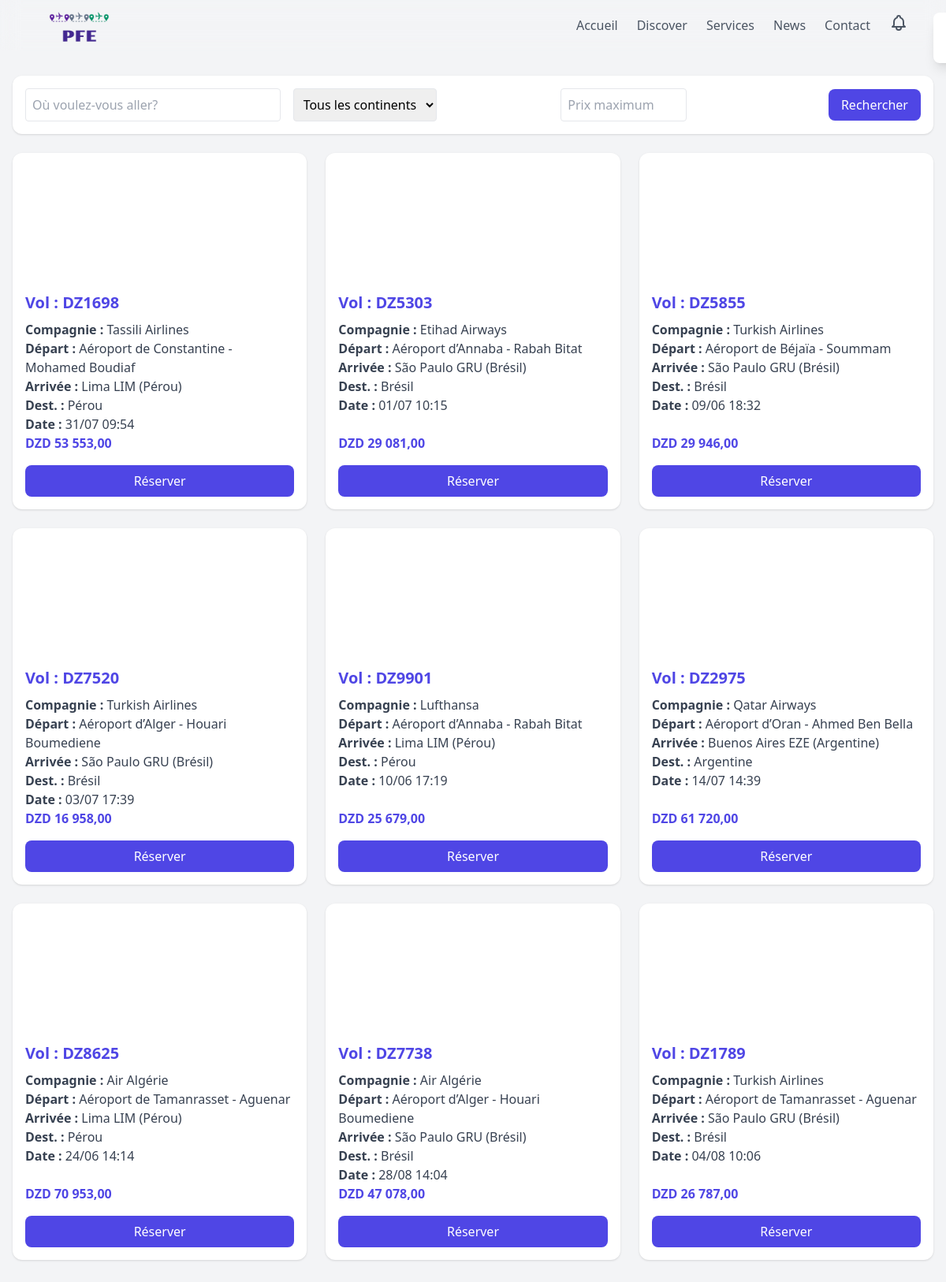
The app's page /pages/destinations.php?continent=Amérique du Sud (signed in) with its own data.
### tables this page shows
CREATE TABLE IF NOT EXISTS `vol` (
  `id` int UNSIGNED NOT NULL AUTO_INCREMENT,
  `numero_vol` varchar(20) NOT NULL,
  `compagnie_aerienne` varchar(60) DEFAULT NULL,
  `aeroport_depart` varchar(80) DEFAULT NULL,
  `aeroport_arrivee` varchar(80) DEFAULT NULL,
  `destination` varchar(255) DEFAULT NULL,
  `continent` varchar(100) DEFAULT NULL,
  `date_depart` datetime NOT NULL,
  `date_arrivee` datetime NOT NULL,
  `type_vol` varchar(40) DEFAULT NULL,
  `prix` decimal(10,2) NOT NULL DEFAULT '0.00',
  `places_disponibles` int UNSIGNED NOT NULL DEFAULT '0',
  PRIMARY KEY (`id`),
  UNIQUE KEY `numero_vol` (`numero_vol`)
);

### pages/destinations.php (the view, shortened to what this page needs)
<?php
$db   = new Database('localhost', 'root', '', 'pfe');
$conn = $db->getConnection();
$searchQuery = trim($_GET['search'] ?? '');
$continent   = $_GET['continent'] ?? '';
$maxPrice    = $_GET['max_price'] ?? '';
$sql    = "SELECT * FROM vol WHERE 1";
$params = [];
if ($continent) {
    $sql      .= " AND LOWER(continent) = LOWER(?)";
    $params[] = $continent;
}
$stmt = $conn->prepare($sql);
if ($params) {
    $types = str_repeat('s', count($params));
    $stmt->bind_param($types, ...$params);
}
$stmt->execute();
$results = $stmt->get_result()->fetch_all(MYSQLI_ASSOC);
?>
<!DOCTYPE html>
<html lang="fr">
<head>
  <script src="https://cdn.tailwindcss.com"></script>
</head>
<body class="bg-gray-100 min-h-screen">
  <nav class="fixed top-0 left-0 right-0 bg-transparent backdrop-blur-md z-50 px-6 md:px-12 py-2">
      <div class="max-w-7xl mx-auto flex justify-between items-center">
          <div class="flex items-center">
              <img src="../images/LOGO.png" alt="PFE Logo" class="h-16 md:h-20 -my-4">
          </div>
          <div class="hidden md:flex space-x-6 items-center">
        <a href="welcome.php" class="text-gray-600 hover:text-gray-800">Accueil</a>
              <a href="Discover.php" class="text-gray-600 hover:text-gray-800">Discover</a>
              <a href="#" class="text-gray-600 hover:text-gray-800">Services</a>
              <a href="#" class="text-gray-600 hover:text-gray-800">News</a>
              <a href="#" class="text-gray-600 hover:text-gray-800">Contact</a>
              <div class="relative">
                  <button id="notificationBell" class="text-gray-600 hover:text-gray-800 focus:outline-none">
                  </button>
              </div>
          </div>
      </div>
  </nav>
  <main class="mt-20 max-w-7xl mx-auto p-4">
    <div class="mb-6 bg-white p-4 rounded-xl shadow flex flex-col md:flex-row gap-4 items-center">
        <form action="destinations.php" method="GET" class="w-full flex flex-wrap gap-4 items-center" onsubmit="return validateForm()">
            <div class="flex-1 flex items-center gap-2 relative">
                <input type="text"
                       id="search"
                       name="search"
                       class="border rounded p-2 flex-1"
                       placeholder="Où voulez-vous aller?"
                       value="<?= htmlspecialchars($searchQuery ?? '') ?>"
                       autocomplete="off"
                       oninput="fetchSuggestions(this.value)">
            </div>
            <div class="flex-1 flex items-center gap-2">
                <select name="continent" class="border rounded p-2 cursor-pointer">
        <option value="">Tous les continents</option>
      </select>
            </div>
            <div class="flex-1 flex items-center gap-2">
                <input type="number"
                       name="max_price"
                       class="border rounded p-2 w-40"
                       placeholder="Prix maximum"
                       value="<?= htmlspecialchars($maxPrice ?? '') ?>">
            </div>
            <button type="submit" class="bg-indigo-600 text-white py-2 px-4 rounded-lg hover:bg-indigo-700 transition">
                Rechercher
            </button>
        </form>
    </div>
    <?php if (empty($results)): ?>
      <p class="text-center text-gray-500">Aucun vol trouvé.</p>
    <?php else: ?>
      <div class="grid grid-cols-1 md:grid-cols-2 lg:grid-cols-3 gap-6">
        <?php foreach ($results as $vol):
          $dest = ucfirst(strtolower($vol['destination']));
          if ($dest === 'États-unis' || $dest === 'États-Unis') {
            echo "";
            if (stripos($vol['aeroport_arrivee'], 'New York JFK') !== false) {
              $img = '../images/NYC.png';
              $bgPosition = 'center 70%';
              echo "";
            } elseif (stripos($vol['aeroport_arrivee'], 'Los Angeles LAX') !== false) {
              $img = '../images/LA.png';
              $bgPosition = 'center center';
              echo "";
            } else {
              $img = $imageMap[$dest] ?? 'https://via.placeholder.com/400x300?text=' . urlencode($dest);
              $bgPosition = 'center center';
              echo "";
            }
          } else {
            $img = $imageMap[$dest] ?? 'https://via.placeholder.com/400x300?text=' . urlencode($dest);
            $bgPosition = 'center center';
          }
        ?>
        <div class="vol-card bg-white rounded-xl shadow hover:shadow-lg transition overflow-hidden flex flex-col"
             data-dest="<?= htmlspecialchars($vol['destination']) ?>"
             data-continent="<?= htmlspecialchars(strtolower($vol['continent'])) ?>"
             data-price="<?= $vol['prix'] ?>"
             data-type_vol="<?= htmlspecialchars(strtolower($vol['type_vol'])) ?>"
             data-places="<?= $vol['places_disponibles'] ?>">
          <div class="h-40 bg-cover" style="background-image:url('<?= $img ?>'); background-position: <?= $bgPosition ?>"></div>
          <div class="p-4 flex-1 flex flex-col">
            <h3 class="text-indigo-600 font-bold text-xl mb-2">Vol : <?= $vol['numero_vol'] ?></h3>
            <p class="text-gray-700"><strong>Compagnie :</strong> <?= $vol['compagnie_aerienne'] ?></p>
            <p class="text-gray-700"><strong>Départ :</strong> <?= $vol['aeroport_depart'] ?></p>
            <p class="text-gray-700"><strong>Arrivée :</strong> <?= $vol['aeroport_arrivee'] ?></p>
            <p class="text-gray-700"><strong>Dest. :</strong> <?= $vol['destination'] ?></p>
            <p class="text-gray-700"><strong>Date :</strong> <?= date('d/m H:i', strtotime($vol['date_depart'])) ?></p>
            <p class="text-indigo-600 font-semibold mt-auto">DZD <?= number_format($vol['prix'],2,',',' ') ?></p>
            <button onclick='openModal(<?= json_encode($vol) ?>)'
              class="mt-4 bg-indigo-600 text-white py-2 rounded-lg hover:bg-indigo-700 transition">
              Réserver
            </button>
          </div>
        </div>
        <?php endforeach; ?>
      </div>
    <?php endif; ?>
  </main>
  <div id="notification" class="fixed top-4 right-4 z-50 transform transition-all duration-500 translate-x-full">
    <div class="bg-white rounded-lg shadow-lg p-4 flex items-center gap-3">
    </div>
  </div>
</body>
</html>

### records on screen
vol: numero_vol "DZ1698", compagnie_aerienne "Tassili Airlines", aeroport_depart "Aéroport de Constantine - Mohamed Boudiaf", aeroport_arrivee "Lima LIM (Pérou)", destination "Pérou", date_depart "31/07 09:54", prix "53 553,00"
vol: numero_vol "DZ5303", compagnie_aerienne "Etihad Airways", aeroport_depart "Aéroport d’Annaba - Rabah Bitat", aeroport_arrivee "São Paulo GRU (Brésil)", destination "Brésil", date_depart "01/07 10:15", prix "29 081,00"
vol: numero_vol "DZ5855", compagnie_aerienne "Turkish Airlines", aeroport_depart "Aéroport de Béjaïa - Soummam", aeroport_arrivee "São Paulo GRU (Brésil)", destination "Brésil", date_depart "09/06 18:32", prix "29 946,00"
vol: numero_vol "DZ7520", compagnie_aerienne "Turkish Airlines", aeroport_depart "Aéroport d’Alger - Houari Boumediene", aeroport_arrivee "São Paulo GRU (Brésil)", destination "Brésil", date_depart "03/07 17:39", prix "16 958,00"
vol: numero_vol "DZ9901", compagnie_aerienne "Lufthansa", aeroport_depart "Aéroport d’Annaba - Rabah Bitat", aeroport_arrivee "Lima LIM (Pérou)", destination "Pérou", date_depart "10/06 17:19", prix "25 679,00"
vol: numero_vol "DZ2975", compagnie_aerienne "Qatar Airways", aeroport_depart "Aéroport d’Oran - Ahmed Ben Bella", aeroport_arrivee "Buenos Aires EZE (Argentine)", destination "Argentine", date_depart "14/07 14:39", prix "61 720,00"
vol: numero_vol "DZ8625", compagnie_aerienne "Air Algérie", aeroport_depart "Aéroport de Tamanrasset - Aguenar", aeroport_arrivee "Lima LIM (Pérou)", destination "Pérou", date_depart "24/06 14:14", prix "70 953,00"
vol: numero_vol "DZ7738", compagnie_aerienne "Air Algérie", aeroport_depart "Aéroport d’Alger - Houari Boumediene", aeroport_arrivee "São Paulo GRU (Brésil)", destination "Brésil", date_depart "28/08 14:04", prix "47 078,00"
vol: numero_vol "DZ1789", compagnie_aerienne "Turkish Airlines", aeroport_depart "Aéroport de Tamanrasset - Aguenar", aeroport_arrivee "São Paulo GRU (Brésil)", destination "Brésil", date_depart "04/08 10:06", prix "26 787,00"
